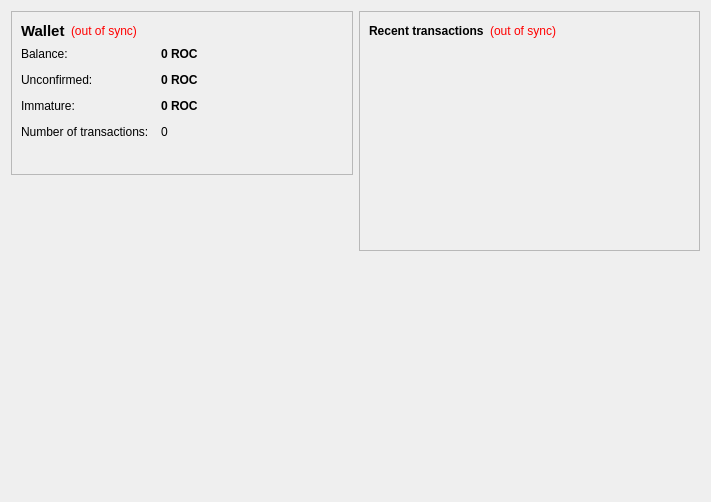
<?xml version="1.0" encoding="UTF-8"?>
<ui version="4.0">
 <class>OverviewPage</class>
 <widget class="QWidget" name="OverviewPage">
  <property name="geometry">
   <rect>
    <x>0</x>
    <y>0</y>
    <width>711</width>
    <height>502</height>
   </rect>
  </property>
  <property name="windowTitle">
   <string>Form</string>
  </property>
  <layout class="QHBoxLayout" name="horizontalLayout" stretch="1,1">
   <item>
    <layout class="QVBoxLayout" name="verticalLayout_2">
     <item>
      <widget class="QFrame" name="frame">
       <property name="frameShape">
        <enum>QFrame::StyledPanel</enum>
       </property>
       <property name="frameShadow">
        <enum>QFrame::Raised</enum>
       </property>
       <layout class="QVBoxLayout" name="verticalLayout_4">
        <item>
         <layout class="QHBoxLayout" name="horizontalLayout_4">
          <item>
           <widget class="QLabel" name="label_5">
            <property name="font">
             <font>
              <pointsize>11</pointsize>
              <weight>75</weight>
              <bold>true</bold>
             </font>
            </property>
            <property name="text">
             <string>Wallet</string>
            </property>
           </widget>
          </item>
          <item>
           <widget class="QLabel" name="labelWalletStatus">
            <property name="toolTip">
             <string>The displayed information may be out of date. Your wallet automatically synchronizes with the SmallChange network after a connection is established, but this process has not completed yet.</string>
            </property>
            <property name="styleSheet">
             <string notr="true">QLabel { color: red; }</string>
            </property>
            <property name="text">
             <string notr="true">(out of sync)</string>
            </property>
            <property name="alignment">
             <set>Qt::AlignLeading|Qt::AlignLeft|Qt::AlignVCenter</set>
            </property>
           </widget>
          </item>
          <item>
           <spacer name="horizontalSpacer_2">
            <property name="orientation">
             <enum>Qt::Horizontal</enum>
            </property>
            <property name="sizeHint" stdset="0">
             <size>
              <width>40</width>
              <height>20</height>
             </size>
            </property>
           </spacer>
          </item>
         </layout>
        </item>
        <item>
         <layout class="QFormLayout" name="formLayout_2">
          <property name="fieldGrowthPolicy">
           <enum>QFormLayout::AllNonFixedFieldsGrow</enum>
          </property>
          <property name="horizontalSpacing">
           <number>12</number>
          </property>
          <property name="verticalSpacing">
           <number>12</number>
          </property>
          <item row="0" column="0">
           <widget class="QLabel" name="label">
            <property name="text">
             <string>Balance:</string>
            </property>
           </widget>
          </item>
          <item row="0" column="1">
           <widget class="QLabel" name="labelBalance">
            <property name="font">
             <font>
              <weight>75</weight>
              <bold>true</bold>
             </font>
            </property>
            <property name="cursor">
             <cursorShape>IBeamCursor</cursorShape>
            </property>
            <property name="toolTip">
             <string>Your current balance</string>
            </property>
            <property name="text">
             <string notr="true">0 ROC</string>
            </property>
            <property name="textInteractionFlags">
             <set>Qt::LinksAccessibleByMouse|Qt::TextSelectableByKeyboard|Qt::TextSelectableByMouse</set>
            </property>
           </widget>
          </item>
          <item row="1" column="0">
           <widget class="QLabel" name="label_3">
            <property name="text">
             <string>Unconfirmed:</string>
            </property>
           </widget>
          </item>
          <item row="1" column="1">
           <widget class="QLabel" name="labelUnconfirmed">
            <property name="font">
             <font>
              <weight>75</weight>
              <bold>true</bold>
             </font>
            </property>
            <property name="cursor">
             <cursorShape>IBeamCursor</cursorShape>
            </property>
            <property name="toolTip">
             <string>Total of transactions that have yet to be confirmed, and do not yet count toward the current balance</string>
            </property>
            <property name="text">
             <string notr="true">0 ROC</string>
            </property>
            <property name="textInteractionFlags">
             <set>Qt::LinksAccessibleByMouse|Qt::TextSelectableByKeyboard|Qt::TextSelectableByMouse</set>
            </property>
           </widget>
          </item>
          <item row="2" column="0">
           <widget class="QLabel" name="labelImmatureText">
            <property name="text">
             <string>Immature:</string>
            </property>
           </widget>
          </item>
          <item row="2" column="1">
           <widget class="QLabel" name="labelImmature">
            <property name="font">
             <font>
              <weight>75</weight>
              <bold>true</bold>
             </font>
            </property>
            <property name="toolTip">
             <string>Mined balance that has not yet matured</string>
            </property>
            <property name="text">
             <string notr="true">0 ROC</string>
            </property>
            <property name="textInteractionFlags">
             <set>Qt::LinksAccessibleByMouse|Qt::TextSelectableByKeyboard|Qt::TextSelectableByMouse</set>
            </property>
           </widget>
          </item>
          <item row="4" column="0">
           <widget class="QLabel" name="label_2">
            <property name="text">
             <string>Number of transactions:</string>
            </property>
           </widget>
          </item>
          <item row="4" column="1">
           <widget class="QLabel" name="labelNumTransactions">
            <property name="toolTip">
             <string>Total number of transactions in wallet</string>
            </property>
            <property name="text">
             <string notr="true">0</string>
            </property>
           </widget>
          </item>
          <item row="5" column="0">
           <widget class="QLabel" name="label_6">
            <property name="text">
             <string/>
            </property>
            <property name="pixmap">
             <pixmap>../res/icons/bitcoin.png</pixmap>
            </property>
           </widget>
          </item>
         </layout>
        </item>
       </layout>
      </widget>
     </item>
     <item>
      <spacer name="verticalSpacer">
       <property name="orientation">
        <enum>Qt::Vertical</enum>
       </property>
       <property name="sizeHint" stdset="0">
        <size>
         <width>20</width>
         <height>40</height>
        </size>
       </property>
      </spacer>
     </item>
    </layout>
   </item>
   <item>
    <layout class="QVBoxLayout" name="verticalLayout_3">
     <item>
      <widget class="QFrame" name="frame_2">
       <property name="frameShape">
        <enum>QFrame::StyledPanel</enum>
       </property>
       <property name="frameShadow">
        <enum>QFrame::Raised</enum>
       </property>
       <layout class="QVBoxLayout" name="verticalLayout">
        <item>
         <layout class="QHBoxLayout" name="horizontalLayout_2">
          <item>
           <widget class="QLabel" name="label_4">
            <property name="text">
             <string>&lt;b&gt;Recent transactions&lt;/b&gt;</string>
            </property>
           </widget>
          </item>
          <item>
           <widget class="QLabel" name="labelTransactionsStatus">
            <property name="toolTip">
             <string>The displayed information may be out of date. Your wallet automatically synchronizes with the SmallChange network after a connection is established, but this process has not completed yet.</string>
            </property>
            <property name="styleSheet">
             <string notr="true">QLabel { color: red; }</string>
            </property>
            <property name="text">
             <string notr="true">(out of sync)</string>
            </property>
            <property name="alignment">
             <set>Qt::AlignRight|Qt::AlignTrailing|Qt::AlignVCenter</set>
            </property>
           </widget>
          </item>
          <item>
           <spacer name="horizontalSpacer">
            <property name="orientation">
             <enum>Qt::Horizontal</enum>
            </property>
            <property name="sizeHint" stdset="0">
             <size>
              <width>40</width>
              <height>20</height>
             </size>
            </property>
           </spacer>
          </item>
         </layout>
        </item>
        <item>
         <widget class="QListView" name="listTransactions">
          <property name="styleSheet">
           <string notr="true">QListView { background: transparent; }</string>
          </property>
          <property name="frameShape">
           <enum>QFrame::NoFrame</enum>
          </property>
          <property name="verticalScrollBarPolicy">
           <enum>Qt::ScrollBarAlwaysOff</enum>
          </property>
          <property name="horizontalScrollBarPolicy">
           <enum>Qt::ScrollBarAlwaysOff</enum>
          </property>
          <property name="selectionMode">
           <enum>QAbstractItemView::NoSelection</enum>
          </property>
         </widget>
        </item>
       </layout>
      </widget>
     </item>
     <item>
      <spacer name="verticalSpacer_2">
       <property name="orientation">
        <enum>Qt::Vertical</enum>
       </property>
       <property name="sizeHint" stdset="0">
        <size>
         <width>20</width>
         <height>40</height>
        </size>
       </property>
      </spacer>
     </item>
    </layout>
   </item>
  </layout>
 </widget>
 <resources/>
 <connections/>
</ui>
